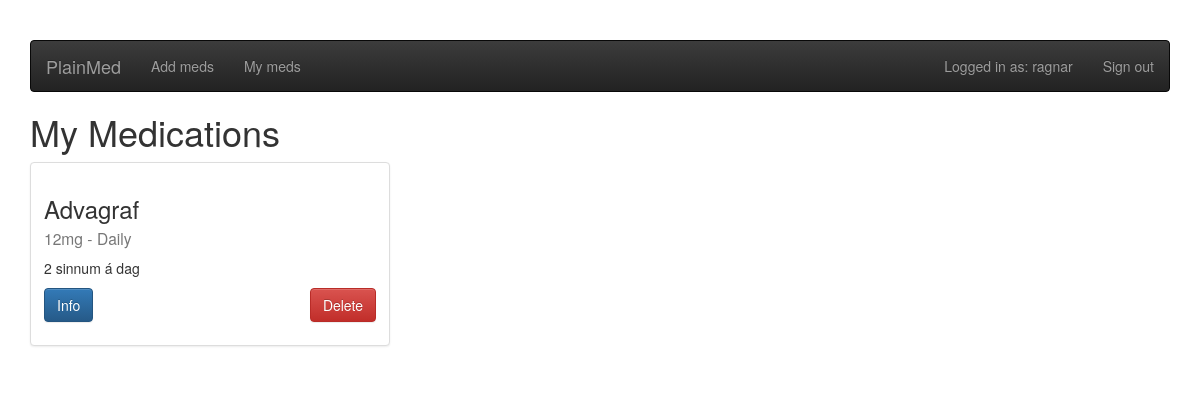
Before: /medicine/mymeds (signed in) with the older database file.
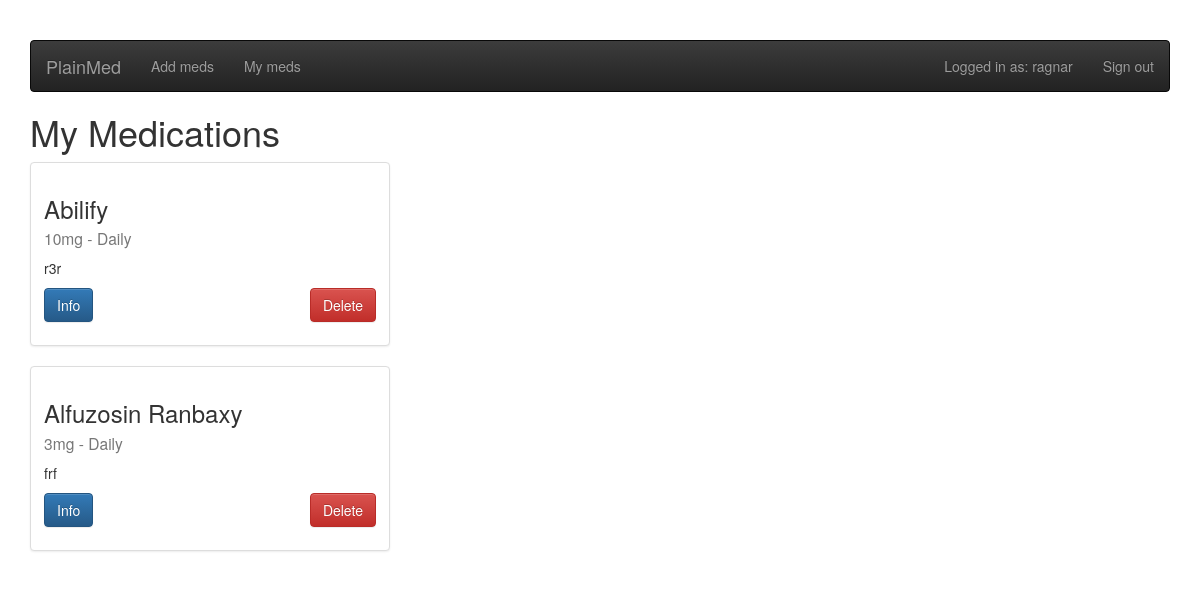
After: the same page with the newer database file.
### app/mod_auth/models.py (models this page shows, shortened)
class User(db.Model, UserMixin):
    id = db.Column(db.Integer(), primary_key=True)
    username = db.Column(db.String(128), nullable=False, unique=True)
    password = db.Column(db.String(192), nullable=False)
    def is_authenticated(self):
        return True

### app/mod_medication/models.py (models this page shows, shortened)
class MedicineUser(db.Model):
    id = db.Column(db.Integer(), primary_key=True)
    user = db.Column(db.Integer(), db.ForeignKey('user.id', ondelete='CASCADE'))
    med = db.Column(db.Integer(), db.ForeignKey('medicine.id', ondelete='CASCADE'))
    amount = db.Column(db.Integer(), nullable=False)
    intake = db.Column(db.String(192), nullable=False)
    amount_type = db.Column(db.String(), nullable=True)
    notes = db.Column(db.String(192), nullable=True)

class Medicine(db.Model):
    id = db.Column(db.Integer(), primary_key=True)
    name = db.Column(db.String(), nullable=False)
    shortname = db.Column(db.String(), nullable=False, unique=True)

### app/mod_medication/controllers.py (the view)
@mod_medication.route('/mymeds')
@login_required
def mymeds():
    medications = db.session.query(MedicineUser, Medicine).join(Medicine)
    return render_template('mymedications.html', meds=medications)

### app/__init__.py (called while the page is built)
@login_manager.user_loader
def load_user(id):
    return User.query.get(id)

@app.before_request
def before_request():
    g.user = current_user

### app/mod_medication/templates/mymedications.html
{% extends "base.html" %}
{%- block container -%}
<h1>My Medications</h1>
<div class="row">
  <div class="col-sm-6 col-md-4">
{% for m in meds %}
    <div class="thumbnail">
      <div class="caption">
          <h3>{{m.Medicine.name}}<br><small>{{m.MedicineUser.amount }}{{ m.MedicineUser.amount_type}} - {{m.MedicineUser.intake}}</small></h3>
          <p>{{m.MedicineUser.notes}}</p>
          <p>
              <a href="http://www.lyfjabokin.is/Lyf/{{m.Medicine.shortname}}/" class="btn btn-primary" role="button" target="_blank">Info</a>
              <a href="{{ url_for('medication.deleteUsers', id=m.Medicine.id) }}" class="pull-right btn btn-danger" role="button">Delete</a>
          </p>
    </div>
    </div>
{% endfor %}</div>
    </div>
{% endblock %}

### app/templates/base.html (shortened to what this page needs)
<!DOCTYPE html>
<html>
	<head>
		<link rel="stylesheet" href="{{ url_for('static', filename='style.css') }}">
		<link rel="stylesheet" href="https://maxcdn.bootstrapcdn.com/bootstrap/3.3.4/css/bootstrap.min.css">
		<link rel="stylesheet" href="https://maxcdn.bootstrapcdn.com/bootstrap/3.3.4/css/bootstrap-theme.min.css">
	</head>
	<body>
		<div class="container">
            {% if g.user.is_authenticated() %}
                {% include "nav.html" %}
            {% endif %}
			{%- block container -%}
			{%- endblock -%}
		</div>
	</body>
</html>

### app/templates/nav.html
    <nav class="navbar navbar-inverse">
      <div class="container-fluid">
        <div class="navbar-header">
          <a class="navbar-brand" href="{{ url_for('index.index') }}">PlainMed</a>
        </div>
        <div>
          <ul class="nav navbar-nav">
              <li><a href="{{ url_for('medication.index') }}">Add meds</a></li>
              <li><a href="{{ url_for('medication.mymeds') }}">My meds</a></li>
          </ul>
          <ul class="nav navbar-nav navbar-right">
            {% if not g.user.is_authenticated() %}
              <li><a href="{{ url_for('auth.login') }}">Sign In</a></li>
              <li><a href="{{ url_for('auth.signup') }}">Sign Up</a></li>
            {% else %}
              <li><a>Logged in as: {{g.user.username}}</a></li>
              <li><a href="{{ url_for('auth.logout') }}">Sign out</a></li>
            {% endif %}
          </ul>
        </div>
      </div>
    </nav>

### app/static/style.css (style rules this page uses)
body { padding-top: 40px; padding-bottom: 40px; background-color: #eee; }

Changed rows visible on the page:
changed MedicineUser: Medicine.name "Advagraf" → "Abilify"; MedicineUser.amount "12" → "10"; MedicineUser.notes "2 sinnum á dag" → "r3r"
added MedicineUser: Medicine.name "Alfuzosin Ranbaxy", MedicineUser.amount "3", MedicineUser.amount_type "mg", MedicineUser.intake "Daily", MedicineUser.notes "frf"
